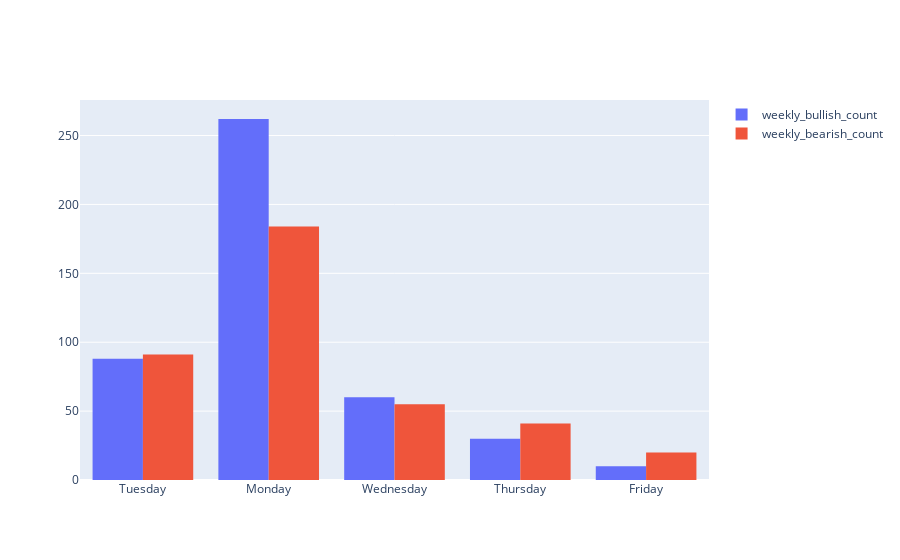

Notebook code for this chart:
### Code cell
bullish_days = nq_weekly_df.loc[nq_weekly_df['weekly_bias'] == 1]
bearish_days = nq_weekly_df.loc[nq_weekly_df['weekly_bias'] == -1]


fig = go.Figure()
fig.add_trace(go.Histogram(histfunc="count", y=bullish_days["weekly_bias"], x=bullish_days["week_high_low_day"], name="weekly_bullish_count"))
fig.add_trace(go.Histogram(histfunc="count", y=bearish_days["weekly_bias"], x=bearish_days["week_high_low_day"], name="weekly_bearish_count"))

fig.show()

### Figure 1 — Plotly figure (JSON) as saved in the notebook; plotly's stock layout.template omitted (floating-point values rounded to 4 significant figures; data arrays with more than 128 entries replaced by an {"elided": "..."} marker saying what was removed)
{"data": [{"histfunc": "count", "name": "weekly_bullish_count", "type": "histogram", "x": {"elided": "450 str values"}, "y": {"elided": "450 int values"}}, {"histfunc": "count", "name": "weekly_bearish_count", "type": "histogram", "x": {"elided": "391 str values"}, "y": {"elided": "391 int values"}}], "layout": {}}
